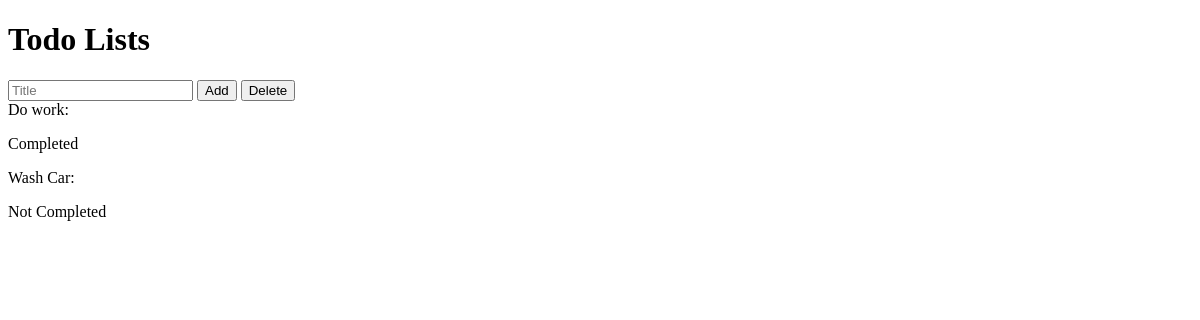
/todos/, run on an earlier commit of the app's database.
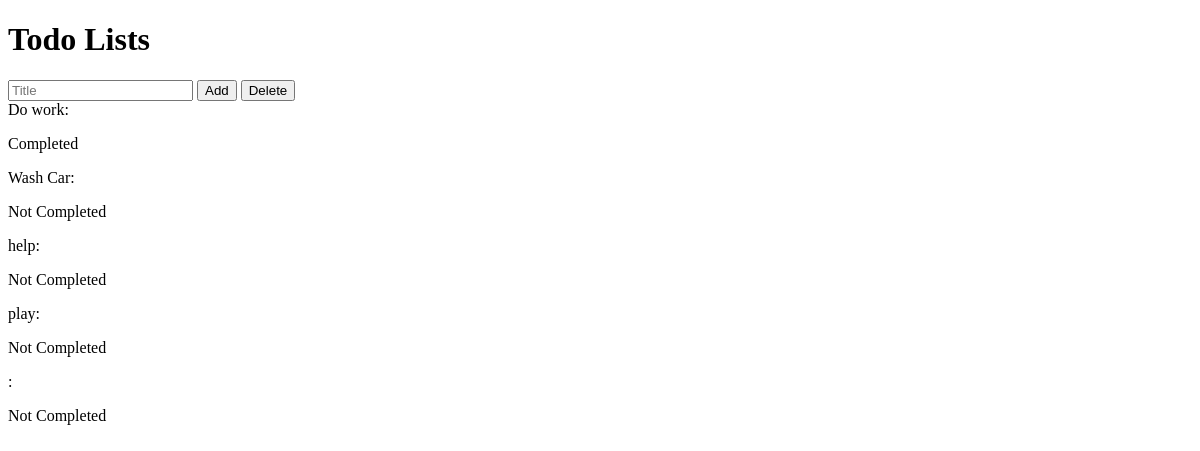
And on a later commit of the database.
### task/models.py (models this page shows, shortened)
class TodoItems(models.Model):
    title=models.CharField(max_length=100)
    completed=models.BooleanField(default=False)

### task/views.py (the view)
# urls.py: path('todos/',views.todos,name="todos"),
def todos(request):
    if request.method=='POST':
        title=request.POST.get('title')
        TodoItems.objects.create(title=title, completed=False)
        return redirect("todos")
    items=TodoItems.objects.all()
    return render(request,'todos.html',{'items':items})

### task/templates/todos.html (shortened to what this page needs)
{% extends "base.html" %}
{% block content %}
<h1>Todo Lists</h1>
<form action="" method="post">
    <input type="text" name="title" placeholder="Title">
    <input type="submit" value="Add">
    <input type="submit" value="Delete">
</form>
{% for todos in items %}
    {{ todos.title }}:
    {% if todos.completed %}
        <p>Completed</p>
    {% else %}
        <p>Not Completed</p>
    {% endif %}
{% endfor %}
{% endblock %}

### templates/base.html (shortened to what this page needs)
{% load static %}
<!DOCTYPE html>
<html lang="en">
<head>
</head>
<body>
    {% block content %}{% endblock %}
</body>
</html>

What changed in the data, as far as the page shows it:
added TodoItems: title "help", completed "Not Completed"
added TodoItems: title "play", completed "Not Completed"
added TodoItems: completed "Not Completed"
